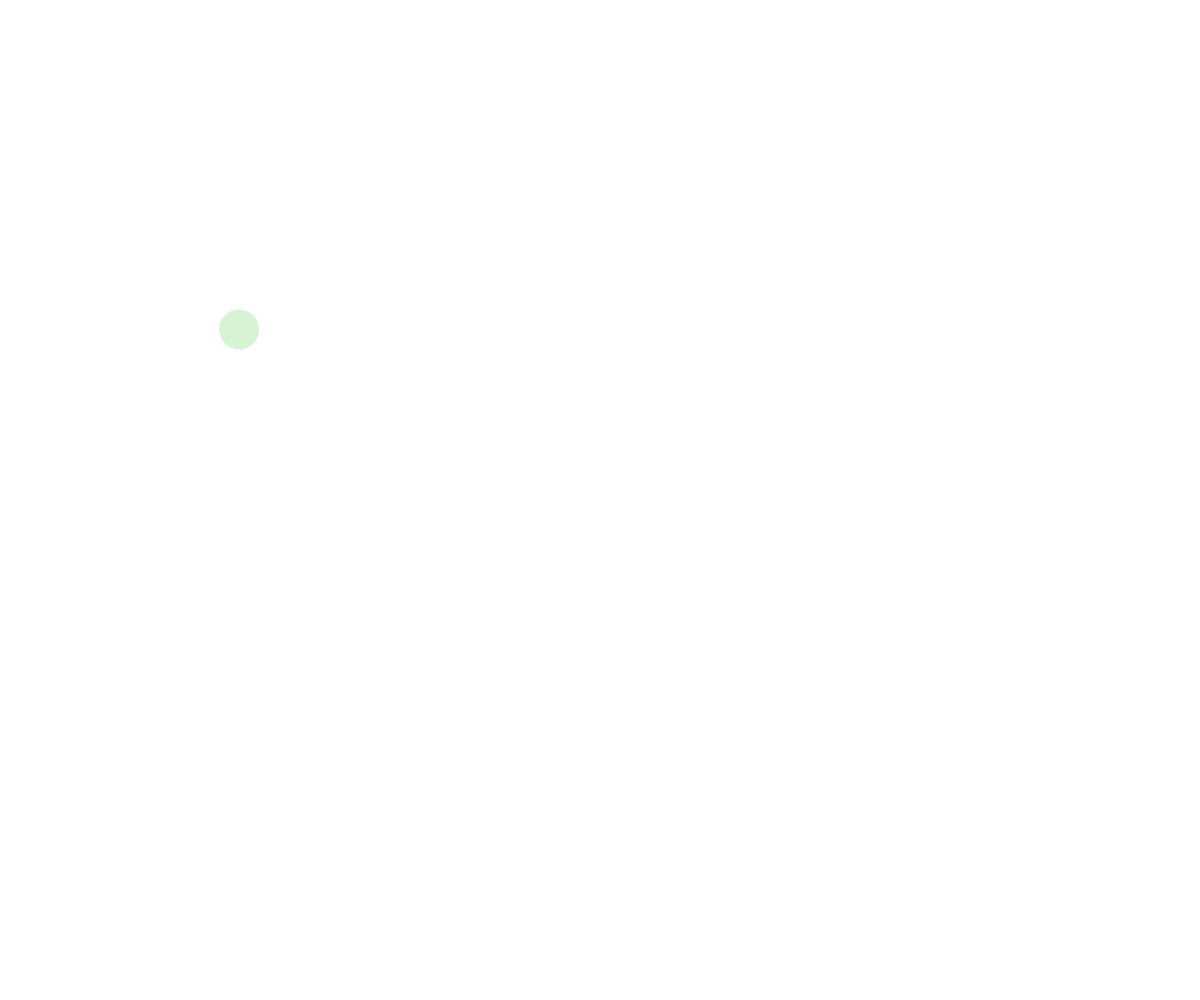
Frame 1 (no input)
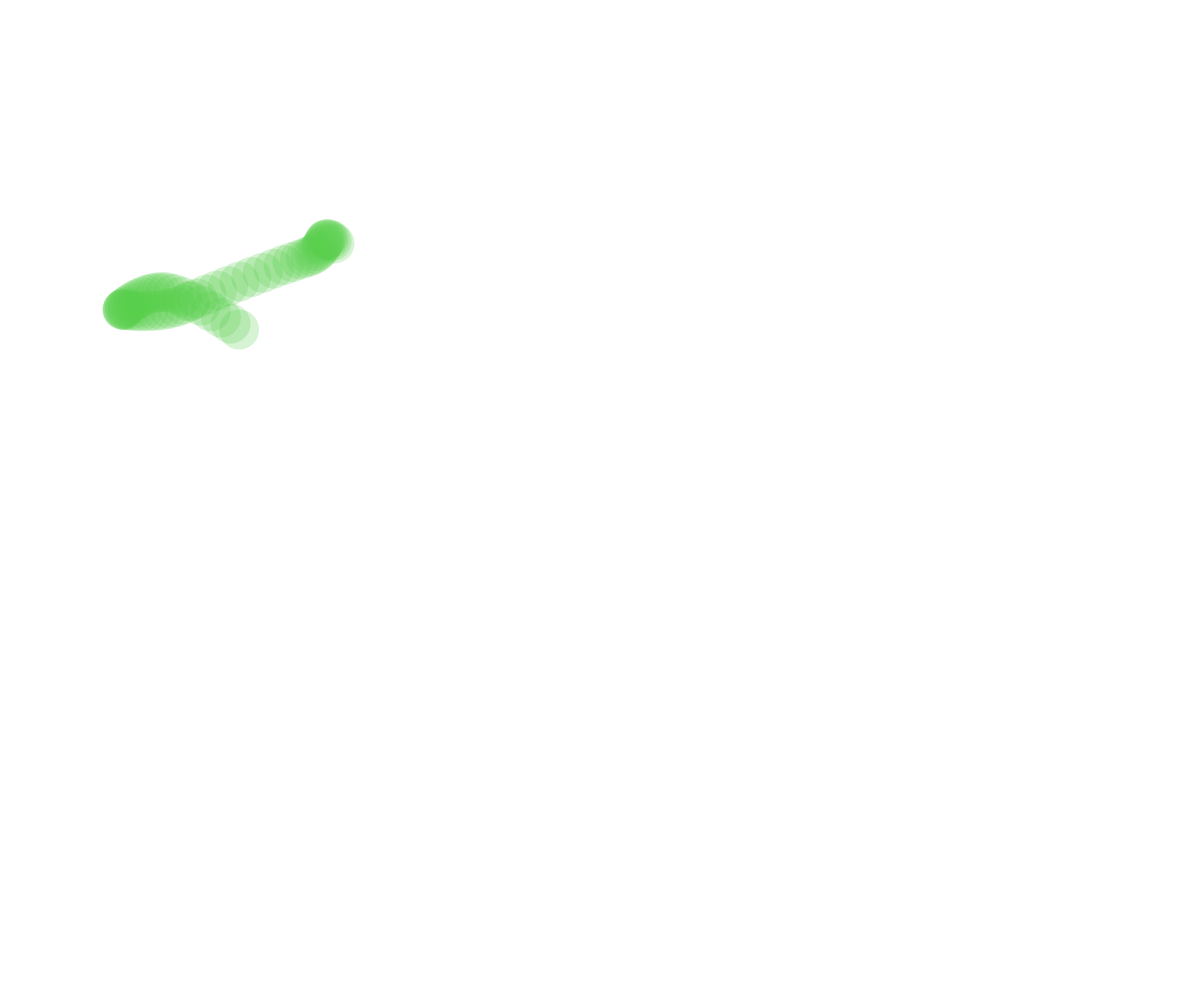
Frame 60 (no input)
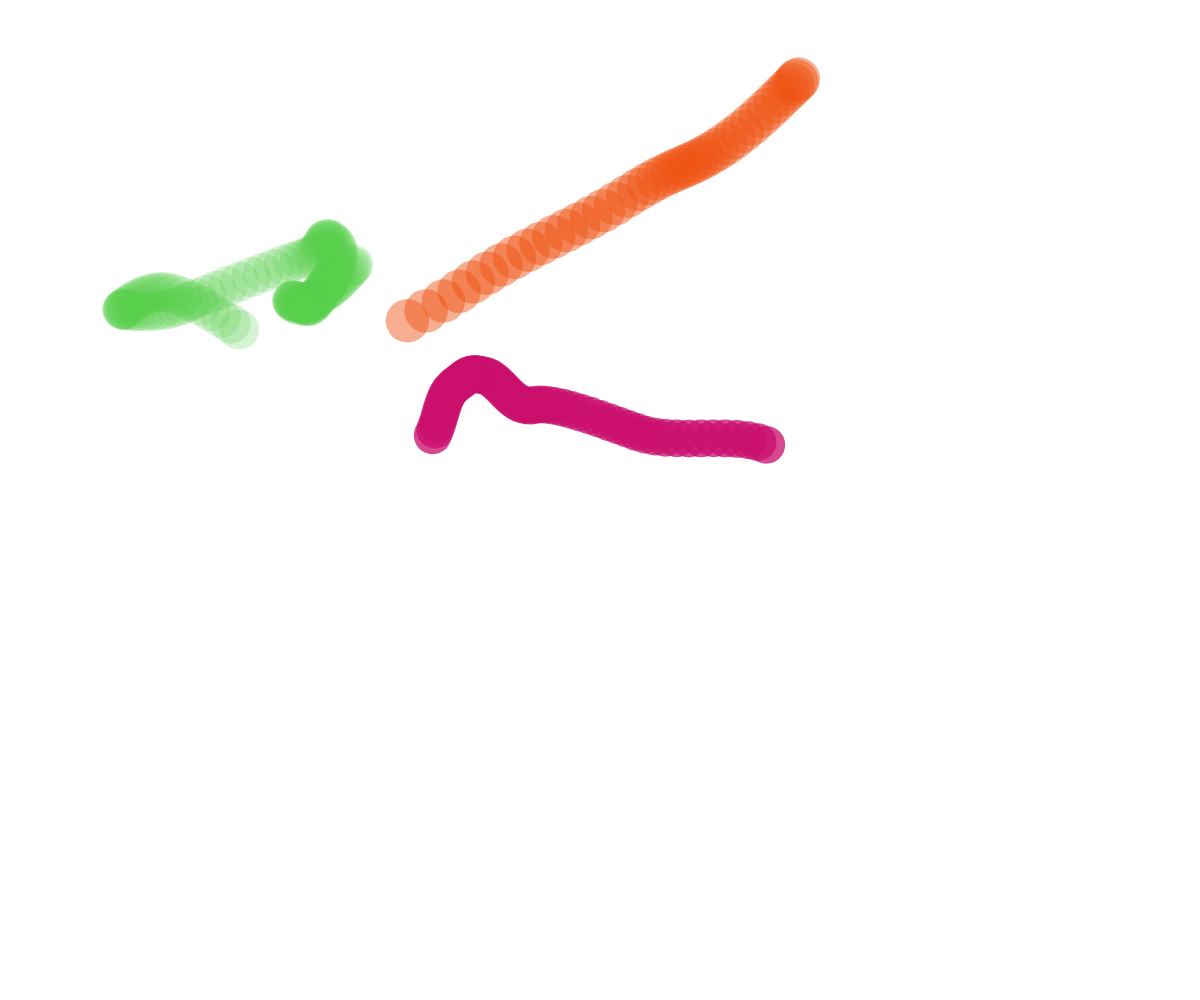
Frame 120 (the mouse pressed at the canvas centre since frame 60)

The p5.js sketch that drew these frames (run headless with seeded random() and noise() and a simulated clock; from frame 60 on, the mouse is pressed at the canvas centre):

// p5.js sketch
// ── sketch.js
// Emma Le
// Perlin noise demo

let ballArray = [];

function setup() {
  createCanvas(windowWidth, windowHeight);
  background("white");
  noStroke();
  spawnBall();
  //spawn a new ball every two seconds
  window.setInterval(spawnBall, 2000);
}

function draw() {
  for (let theBall of ballArray) {
    fill(theBall.color);
    //move
    theBall.x = noise(theBall.time) * width;
    theBall.y = noise(theBall.time + 300) * height;
    
    //display
    circle(theBall.x, theBall.y, theBall.size);
  
    theBall.time += 0.01;
  }
}

function mousePressed() {
  spawnBall();
}

function spawnBall() {
  let ball = {
    x: random(width),
    y: random(height),
    size: random(10, 50),
    color: color(random(255), random(255), random(255), random(255)),
    time: random(1000),
  };
  ballArray.push(ball);
}
